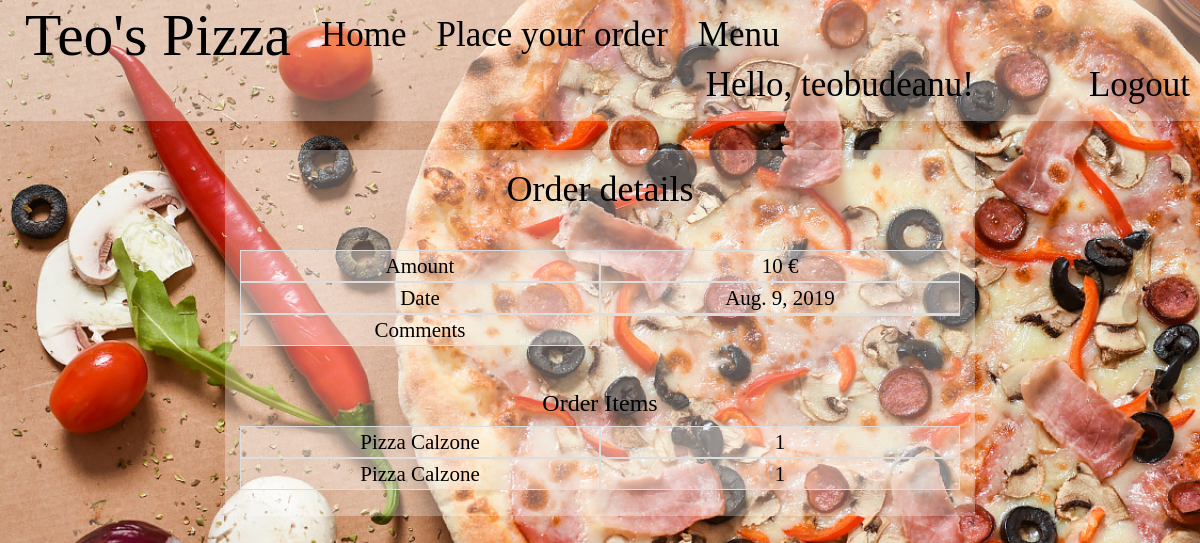
Before: /order/order_details/129/ (signed in) with the older database file.
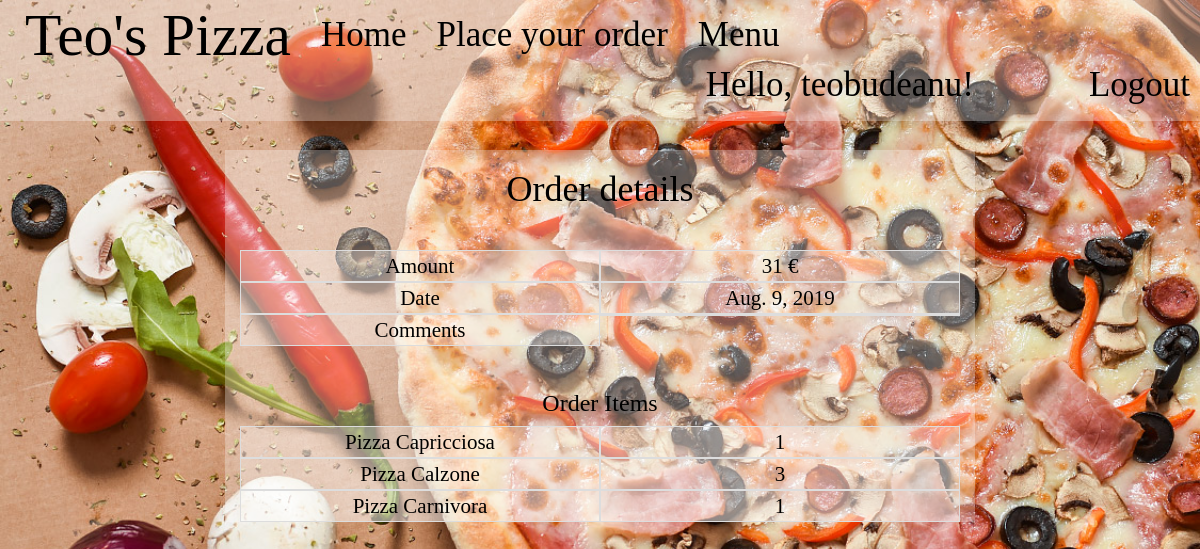
After: the same page with the newer database file.
### order/models.py (models this page shows, shortened)
class Order(models.Model):
    user = models.ForeignKey(User, on_delete=models.CASCADE)
    address = models.CharField(max_length = 30, blank=True, null=True)
    comment = models.TextField(blank=True, null=True)
    date = models.DateField(auto_now_add=True)
    confirmed = models.BooleanField(default=False)
    paid = models.BooleanField(default=False)
    objects = OrdersQuerySet.as_manager()
    class Meta:
        ordering = ['-id']
    def get_amount(self):
        return sum([Pizza.objects.get(pk=ol.pizza_type.id).price * ol.quantity for ol in self.order_items.all()])

class OrderItem(models.Model):
    pizza_type = models.ForeignKey(Pizza, on_delete=models.CASCADE, blank=True, null=True)
    quantity = models.IntegerField(default='0')
    order = models.ForeignKey(Order, related_name='order_items',
                                    on_delete=models.CASCADE)

class Pizza(models.Model):
    name = models.CharField (max_length = 30)
    description = models.TextField()
    price = models.IntegerField()
    img_url = models.CharField(max_length = 50, default = "bg1.jpg")
    stock = models.IntegerField(default = '0')
    class Meta:
        ordering = ['name']
    def get_absolute_url(self):
        return reverse('pizza_details', args=[self.id])

### order/views.py (the view)
# urls.py: re_path(r'^order_details/(?P<pk>\d+)/$', OrderDetails.as_view(), name="order_details"),
@method_decorator(login_required, name='dispatch')
class OrderDetails(RetrieveAPIView):
    renderer_classes = [TemplateHTMLRenderer]
    template_name = 'orders/order_details.html'
    serializer_class = OrderSerializer
    def get_queryset(self):
        return Order.objects.all()
    def get_object(self, queryset=None):
        if queryset is None:
            queryset = self.get_queryset()
        pk = self.kwargs['pk']
        queryset = queryset.filter(pk=pk)
        try:
            obj = queryset.get()
        except queryset.model.DoesNotExist:
            return None
        return obj
    def get(self, request,*args, **kwargs):
        order = self.get_object()
        if(order!=None):
            if not request.user == order.user:
                text = "You are not authorized to access this Order"
                return Response({'text': text}, template_name = 'error.html',
                                                 status=status.HTTP_404_NOT_FOUND)
            order_items = OrderItem.objects.all().filter(order=order)
            order_serializer = OrderSerializer(order)
            order_items_serializer = OrderItemSerializer(order_items)
            return Response({'order': order, 'order_items': order_items},
                                                    status=status.HTTP_200_OK)
        else:
            text = "We couldn't find the Order you requested."
            return Response({'text':text}, template_name = 'error.html',
                                             status=status.HTTP_404_NOT_FOUND)

### order/templatetags/pizza_extras.py (called while the page is built)
@register.inclusion_tag('orders/pizza_listing.html')
def pizza_list():
    pizzas = Pizza.objects.all()
    return {'pizza_list' : pizzas}

### templates/orders/order_details.html (shortened to what this page needs)
{% extends 'base.html' %}
{% load crispy_forms_tags %}
{% block styling %}
{{ block.super }}
{% endblock styling %}
{% block content %}
<h1>Order details</h1><br>
  <div class="form-row">
    <div class="col-sm-6 table-bordered">Amount</div>
    <div class="col-sm-6 table-bordered">{{ order.get_amount }} &euro;</div>
  </div>
  <div class="form-row">
    <div class="col-sm-6 table-bordered">Date</div>
    <div class="col-sm-6 table-bordered">{{ order.date }}</div>
  </div>
  {% if order.comment != "x" %}
  <div class="form-row">
    <div class="col-sm-6 table-bordered">Comments</div>
    <div class="col-sm-6 table-bordered">{{ order.comment }}</div>
  </div>
  {% else %}
  <div class="form-row">
    <div class="col-sm-6 table-bordered">Comments</div>
    <div class="col-sm-6 table-bordered">None</div>
  </div>
  {% endif %}
<br><br><br><br>
  <h3>Order Items</h3>
  {% for ol in order_items %}
  <div class="form-row">
    <div class="col-sm-6 table-bordered" >
      {{ ol.pizza_type.name }}
    </div>
    <div class="col-sm-6 table-bordered">
      {{ ol.quantity }}
    </div>
  </div>
  {% endfor %}
<br><br><br>
{% endblock %}

### templates/base.html (shortened to what this page needs)
{% load static %}
{% load pizza_extras %}
<!DOCTYPE html>
<html lang="en">
<head>
  <link rel="stylesheet" href="https://maxcdn.bootstrapcdn.com/bootstrap/3.4.0/css/bootstrap.min.css">
  <link rel="stylesheet" href="https://maxcdn.bootstrapcdn.com/bootstrap/3.3.5/css/bootstrap.min.css">
  {% block styling %}
    <link rel="stylesheet" href="/static/css/basestyle.css">
  {% endblock styling %}
</head>
<body>
<nav class="navbar transparent navbar-fixed-top">
  <div class="navbar-header">
    <a class="navbar-brand navbutton" href="{% url 'welcome' %}">Teo's Pizza</a>
  </div>
  <div class="collapse navbar-collapse">
  <ul class="nav navbar-nav">
    <li><a class="navbutton" href="{% url 'client_home' %}">Home</a></li>
    <li><a class="navbutton" href="{% url 'place_order' %}">Place your order</a></li>
    <li class="dropdown"><a class="dropdown-toggle navbutton" data-toggle="dropdown" href="#">Menu</a>
     </li>
   </ul>
   <ul class="nav navbar-nav navbar-right">
          {% if user.is_authenticated %}
            <li><div id="hello">Hello, {{ user }}!</div></li>
            <li><a class="navbutton" href="{% url "client_logout" %}">Logout</a></li>
          {% else %}
            <li><a class="navbutton" href="{% url "client_login" %}">Login</a></li>
          {% endif %}
   </ul>
   </div>
</nav>
<div class="container container-bg">
      {% block content %}
      {% endblock %}
</div>
</body>
</html>

### static/css/basestyle.css (style rules this page uses)
body { color: black; text-align: center; background: url(../img/bg1.jpg); background-repeat: no-repeat; background-size: cover; background-attachment: fixed; }
.navbar-fixed-top.transparent { padding:10px; background: rgba(255, 255, 255, 0.3); font-family: "Marker Felt"; font-size: 35px; }
.navbar-brand { font-size:170%; }
.dropdown { width = 300px; }
.navbutton { color: black !important; }
#hello { color: black; margin-right: 100px; }

### templates/orders/order_details.html (style rules this page uses)
.container { margin-top: 150px; font-family: "Chalkduster"; font-size: 150%; max-width:750px; background: rgba(255, 255, 255, 0.3); }
.col-sm-6 { background: rgba(255, 255, 255, 0.3) }

Changed rows visible on the page:
removed OrderItem: pizza_type.name "Pizza Calzone", quantity "1"
removed OrderItem: pizza_type.name "Pizza Calzone", quantity "1"
changed Order: get_amount "10" → "31"
added OrderItem: pizza_type.name "Pizza Capricciosa", quantity "1"
added OrderItem: pizza_type.name "Pizza Calzone", quantity "3"
added OrderItem: pizza_type.name "Pizza Carnivora", quantity "1"
